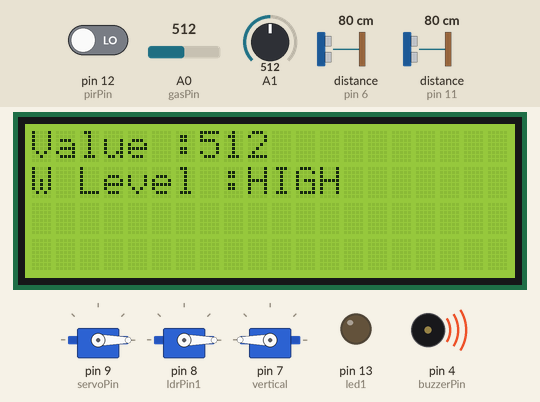
Simulated run of this sketch. Board: Arduino Uno, built with avr-gcc and run on an emulated ATmega328P. Parts: 3 × servo, 20×4 character LCD, output pins drawn as LEDs (lit = HIGH), buzzer (waves = sounding, pin HIGH). Wiring (inferred from the names in the program): ultrasonic range finder: trigger pin 10; echo pin 11. The inputs (shaded band) are chosen by the test bench; at power-on: A1 = 512, distance to the obstacle (sensors on pin 6, pin 11) 80 cm, A0 (gasPin) = 512, pin 12 (pirPin) LOW. The echo pulse lasts 58.3 µs per cm; pins used as bus, display or sensor lines are not drawn; what the sketch prints to the serial monitor is not drawn.

Above: at 1.8 s.
1.9 s: A1 set to 501
At 2.8 s:
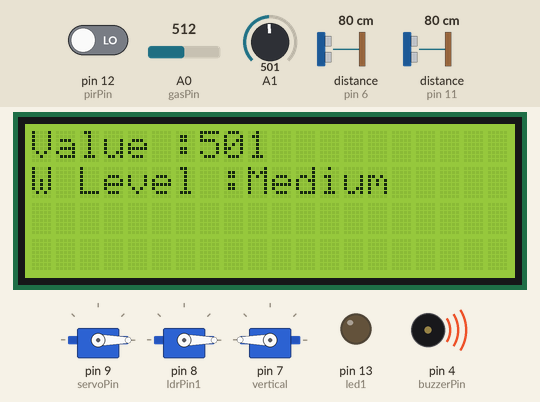
3.8 s: A1 set to 520
At 4.9 s:
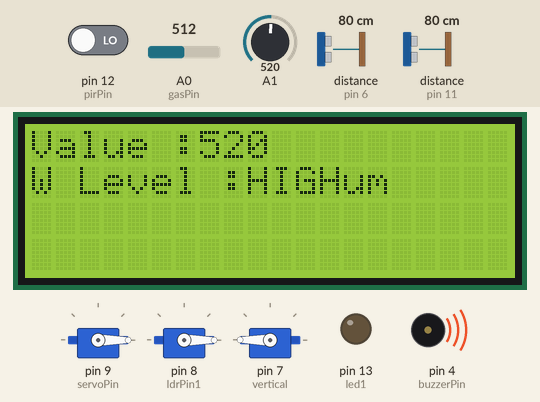
6.1 s: distance to the obstacle (sensor on pin 6) set to 4 cm
8.0 s: distance to the obstacle (sensor on pin 6) set to 2 cm
At 9.6 s:
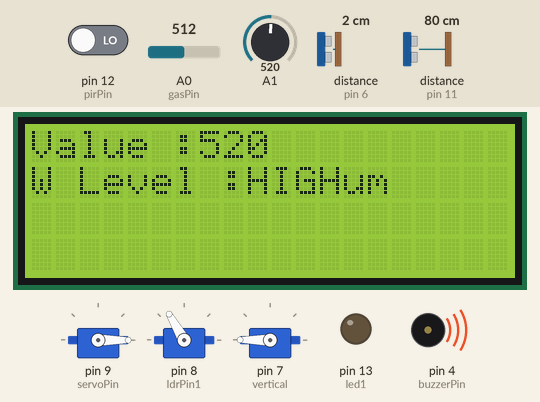
10.7 s: A1 set to 306
At 14.2 s:
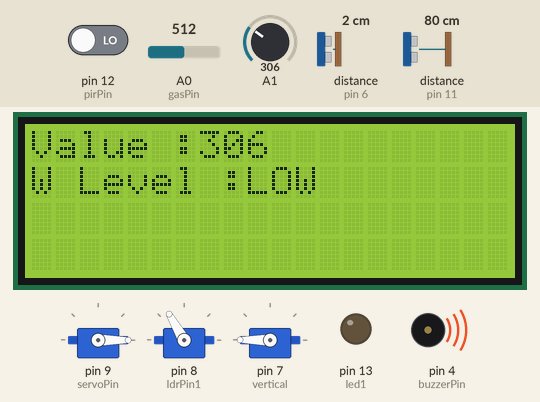
14.9 s: A0 (gasPin) set to 261
17.3 s: A0 (gasPin) set to 235
At 21.5 s:
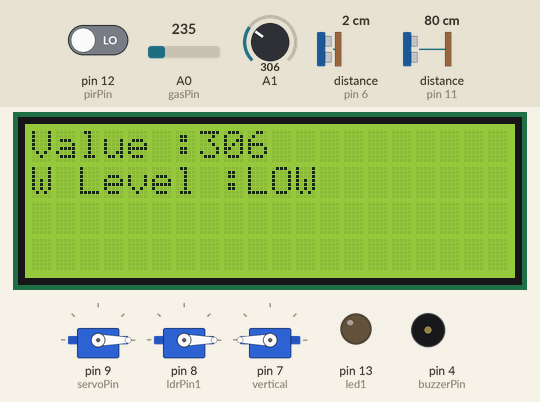
Timing chart, 0 to 24.9 s (numbered marks = the images above; inputs shaded):
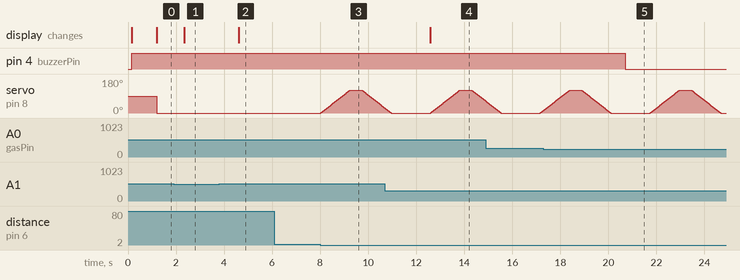

Measured:
- the behaviour switches between 510 and 509 on A1 (found by bisection; images 0 and 1)
- the behaviour switches between 3 and 2 cm on distance to the obstacle (sensor on pin 6) (found by bisection; images 2 and 3)
- the behaviour switches between 250 and 249 on A0 (gasPin) (found by bisection; images 4 and 5)
- after the input at 1.9 s, the display: changes after 0.44 s (image 1)
- after the input at 3.8 s, the display: changes after 0.82 s (image 2)
- after the input at 6.1 s, every drawn part: stays the same
- after the input at 8.0 s, servo on pin 8 (ldrPin1): rises from 0° to 120° in 1.2 s, then falls to 25° in 1.5 s
- after the input at 10.7 s, the display: changes after 1.9 s (image 4)
- after the input at 17.3 s, pin 4 (buzzerPin): HIGH → LOW after 3.4 s

The sketch:

SmartHome.ino
```cpp
#include <Servo.h>
#include <LiquidCrystal_I2C.h>

/////////////////////////////////////////////////////////////////////
// PIR - Garage
int pirPin = 12; // Arduino pin the PIR sensor is connected to
int servoPin = 9; // Arduino pin the garage door servo is connected to
int motionStatus = 0; // Variable to store the PIR sensor's motion status (high or low)
int pirState = 0; // Variable to track the state change
Servo scaryServo; // Create servo object to control the garage door servo

/////////////////////////////////////////////////////////////////////
// Gas Sensor
int gasPin = A0;
int buzzerPin = 4;
int gasValue;
int gasThreshold = 250;

////////////////////////////////////////////////////////////////////////
// Ultrasonic - Room
const int trigPin = 10;
const int echoPin = 11;
const int led1 = 13;
long duration;
int distance;

//////////////////////////////////////////////////////////////////////////
// Water Level - LCD
LiquidCrystal_I2C lcd(0x27, 20, 4);

//////////////////////////////////////////////////////////////////////////////
// Ultrasonic - Main Gate
Servo gateServo;
int gateDistance = 0;

//////////////////////////////////////////////////////////////////////////////
// Solar Tracker - LDR
Servo vertical; // Vertical servo for solar panel adjustment
int ldrPin1 = 8; // Digital pin for LDR 1
int ldrPin2 = 9; // Digital pin for LDR 2
const int verticalMinAngle = 0; // Minimum angle for the vertical servo
const int verticalMaxAngle = 180; // Maximum angle for the vertical servo

void setup() {
  //////////////////////////////////////////////////////////////////
  // PIR
  Serial.begin(9600); // Initialize the serial monitor
  pinMode(pirPin, INPUT); // Set PIR sensor pin as input
  scaryServo.attach(servoPin); // Attach garage door servo to the servo object
  scaryServo.write(0); // Start the servo at 0 degrees
  delay(100); // Give time for the PIR sensor to calibrate (30-60 seconds is best)

  //////////////////////////////////////////////////////////////////
  // Gas Sensor
  pinMode(gasPin, INPUT);
  pinMode(buzzerPin, OUTPUT);

  //////////////////////////////////////////////////////////////////
  // Ultrasonic - Room
  pinMode(trigPin, OUTPUT); // Set the trigPin as an Output
  pinMode(echoPin, INPUT); // Set the echoPin as an Input
  pinMode(led1, OUTPUT);

  //////////////////////////////////////////////////////////////////
  // Water Level - LCD
  lcd.begin();
  lcd.backlight();

  //////////////////////////////////////////////////////////////////
  // Ultrasonic - Main Gate
  gateServo.attach(8); // Attach gate servo to pin 8

  //////////////////////////////////////////////////////////////////
  // Solar Tracker - LDR
  vertical.attach(7); // Attach vertical servo to pin 7
  vertical.write(180); // Set initial position to 180 degrees
  pinMode(ldrPin1, INPUT); // Set LDR pin 1 as input
  pinMode(ldrPin2, INPUT); // Set LDR pin 2 as input
}

void loop() {
  //////////////////////////////////////////////////////////////////
  // PIR Sensor
  motionStatus = digitalRead(pirPin); // Read PIR pin's current output (HIGH or LOW)

  if (motionStatus == HIGH) {
    scaryServo.write(90); // Rotate the servo to 90 degrees
    if (pirState == LOW) {
      Serial.println("Motion Detected"); // Print result to the serial monitor
      pirState = HIGH; // Update the previous state to HIGH
    }
  } else {
    scaryServo.write(0); // Rotate the servo back to 0 degrees
    if (pirState == HIGH) {
      Serial.println("Motion Ended"); // Print result to the serial monitor
      pirState = LOW; // Update the previous state to LOW
    }
  }

  //////////////////////////////////////////////////////////////////
  // Gas Sensor
  gasValue = analogRead(gasPin);
  Serial.print("Analog Reading: ");
  Serial.println(gasValue);
  if (gasValue >= gasThreshold) {
    digitalWrite(buzzerPin, HIGH);
    Serial.println("GAS LEAKING");
  } else {
    digitalWrite(buzzerPin, LOW);
    Serial.println("NORMAL");
  }
  delay(1000); // Add a delay to make the output easier to read

  //////////////////////////////////////////////////////////////////
  // Ultrasonic - Room
  digitalWrite(trigPin, LOW);
  delayMicroseconds(2);
  digitalWrite(trigPin, HIGH);
  delayMicroseconds(10);
  digitalWrite(trigPin, LOW);

  duration = pulseIn(echoPin, HIGH);
  distance = duration * 0.034 / 2;

  if (distance <= 6) {
    digitalWrite(led1, HIGH);
  } else {
    digitalWrite(led1, LOW);
  }

  Serial.print("Distance: ");
  Serial.println(distance);

  //////////////////////////////////////////////////////////////////
  // Water Level - LCD
  int waterLevelValue = analogRead(A1);
  lcd.setCursor(0, 0);
  lcd.print("Value :");
  lcd.print(waterLevelValue);
  lcd.print("   ");
  Serial.println(waterLevelValue);
  lcd.setCursor(0, 1);
  lcd.print("W Level :");

  if (waterLevelValue == 0) {
    lcd.print("Empty ");
  } else if (waterLevelValue > 1 && waterLevelValue < 350) {
    lcd.print("LOW   ");
  } else if (waterLevelValue > 350 && waterLevelValue < 510) {
    lcd.print("Medium");
  } else if (waterLevelValue > 510) {
    lcd.print("HIGH");
  }

  //////////////////////////////////////////////////////////////////
  // Ultrasonic - Main Gate
  gateDistance = 0.01723 * readUltrasonicDistance(7, 6); // Corrected pin assignment

  if (gateDistance < 2) {
    Serial.print(gateDistance);
    Serial.println(" cm");

    // Move servo to 120 degrees
    for (int pos = 0; pos <= 120; pos += 1) {
      gateServo.write(pos);
      delay(10); // Delay for smooth movement
    }
    delay(500);

    // Move servo back to 0 degrees
    for (int pos = 120; pos >= 0; pos -= 1) {
      gateServo.write(pos);
      delay(10); // Delay for smooth movement
    }
    delay(500);
  } else {
    gateServo.write(0); // Stop servo movement if distance exceeds 11 cm
  }

  //////////////////////////////////////////////////////////////////
  // Solar Tracker - LDR
  // Read light levels from LDRs
  int lightLevel1 = digitalRead(ldrPin1);
  int lightLevel2 = digitalRead(ldrPin2);

  // Calculate the difference between light levels
  int lightDifference = lightLevel1 - lightLevel2;

  // Define servo movement increment
  int movementIncrement = 5;

  // Adjust servo position based on light difference
  if (lightDifference > 0) {
    vertical.write(vertical.read() - movementIncrement); // Move servo forward
    if (vertical.read() < verticalMinAngle) {
      vertical.write(verticalMinAngle); // Ensure it does not go below minimum angle
    }
  } else if (lightDifference < 0) {
    vertical.write(vertical.read() + movementIncrement); // Move servo backward
    if (vertical.read() > verticalMaxAngle) {
      vertical.write(verticalMaxAngle); // Ensure it does not exceed maximum angle
    }
  }

  delay(100); // Adjust delay as needed
}

long readUltrasonicDistance(int triggerPin, int echoPin) {
  pinMode(triggerPin, OUTPUT);
  digitalWrite(triggerPin, LOW);
  delayMicroseconds(2);
  digitalWrite(triggerPin, HIGH);
  delayMicroseconds(10);
  digitalWrite(triggerPin, LOW);
  pinMode(echoPin, INPUT);
  return pulseIn(echoPin, HIGH);
}
```
